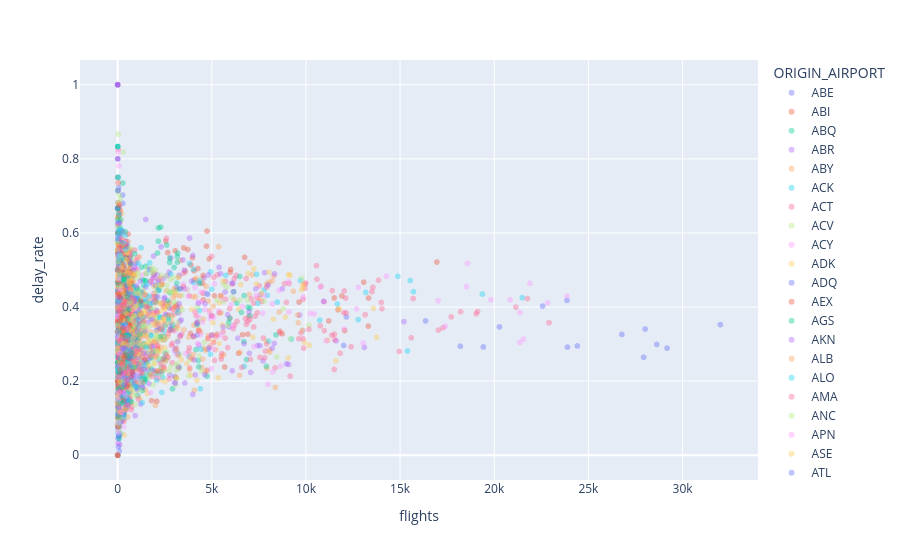

Notebook cell for this chart:
### Code cell
fig = px.scatter(
    airport_hour_df,
    x='flights',
    y='delay_rate',
    color='ORIGIN_AIRPORT',
    opacity=0.4
)

fig.show()
